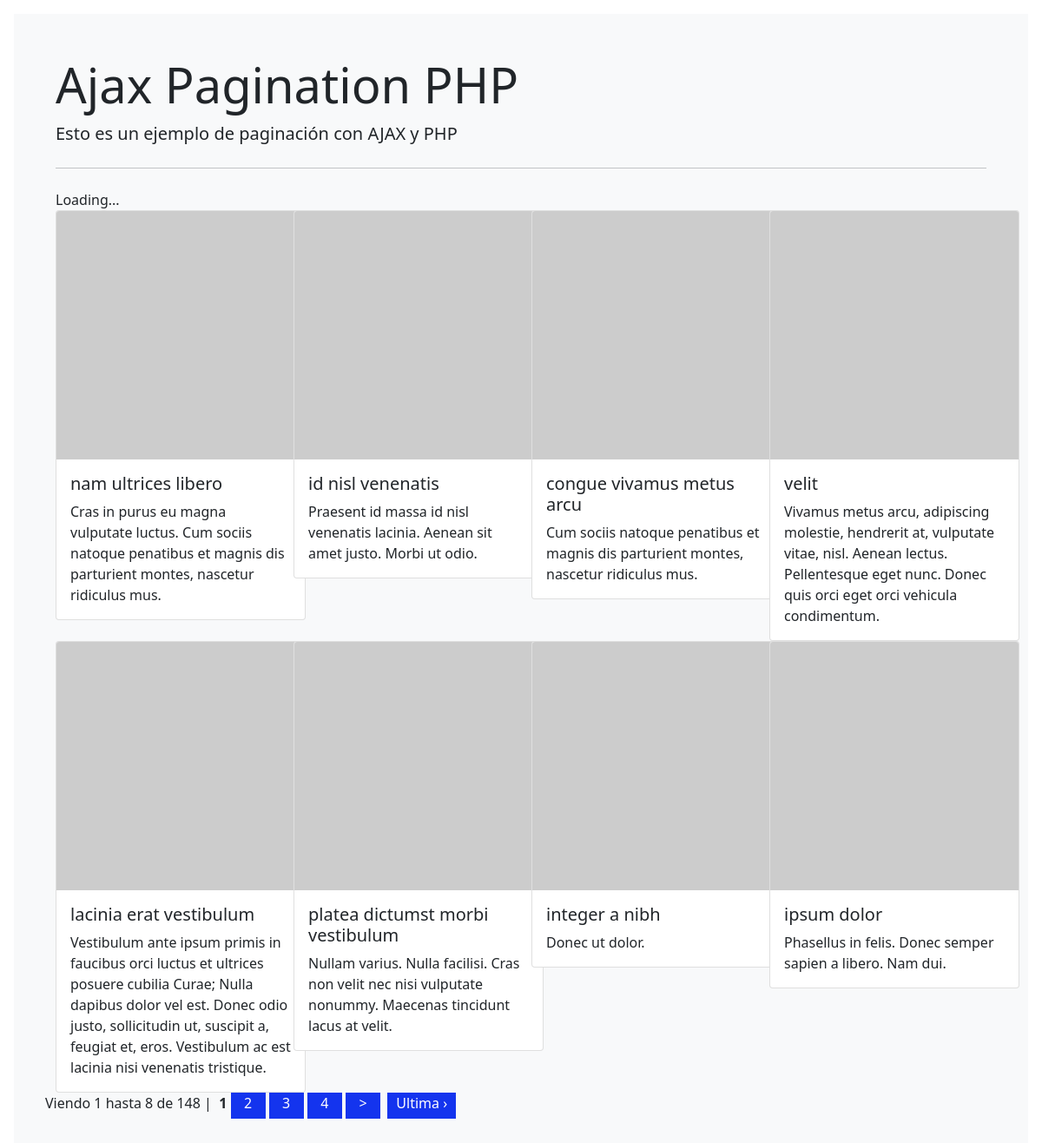
The page / on the database its author committed.
### tables this page shows
CREATE TABLE `paginacion` (
  `id` int(11) NOT NULL,
  `image` varchar(250) NOT NULL,
  `title` varchar(50) NOT NULL,
  `description` text NOT NULL
);

### index.php (the view, shortened to what this page needs)
<!DOCTYPE html>
<html lang="en">
<head>
    <link href="https://cdn.jsdelivr.net/npm/bootstrap@5.0.0-beta2/dist/css/bootstrap.min.css" rel="stylesheet">
    <link rel="stylesheet" href="css/estilo.css">
</head>
<body>
    <div class="bg-light p-5 rounded-lg m-3">
        <h1 class="display-4">Ajax Pagination PHP</h1>
        <p class="lead">Esto es un ejemplo de paginación con AJAX y PHP</p>
        <hr class="my-4">
        <div class="loading-overlay">
            <div class="overlay-content">Loading...</div>
        </div>
        <div class="row" id="contenido">
            <?php
            include_once 'clases/pagination.class.php';
            require_once 'config/db.php';
            $baseURL = 'datos.php';
            $limit = 8;
            $query   = $db->prepare("SELECT COUNT(*) FROM paginacion");
            $query->execute();
            $count = $query->fetchColumn();
            $pagConfig = array(
                'baseURL' => $baseURL,
                'totalRows' => $count,
                'perPage' => $limit,
                'contentDiv' => 'postContent',
                'link_func' => 'searchFilter'
            );
            $pagination =  new Pagination($pagConfig);
            $stmt = $db->prepare("SELECT * FROM paginacion ORDER BY id DESC LIMIT $limit");
            $stmt->execute();
            $count = $stmt->rowCount();
            $data = $stmt->fetchAll();
            if ($count) {
            ?>
            <?php foreach ($data as $datos) { ?>
                <div class="col-3">
                    <div class="card" style="width: 18rem;">
                        <img src="<?php echo $datos['image'] ?>" class="card-img-top" alt="<?php echo $datos['title'] ?>">
                        <div class="card-body">
                            <h5 class="card-title"><?php echo $datos['title'] ?></h5>
                            <p class="card-text"><?php echo $datos['description'] ?></p>
                        </div>
                    </div>
                </div>
            <?php } ?>
                <?php echo $pagination->createLinks(); ?>
            <?php
            } else {
                echo '<p>Post(s) not found...</p>';
            }
            ?>
        </div>
    </div>
</body>
</html>

### clases/pagination.class.php (shortened to what this page needs)
<?php
class Pagination{
    var $baseURL        = '';
    var $totalRows      = '';
    var $perPage        = 10;
    var $numLinks       =  3;
    var $currentPage    =  0;
    var $nextLink       = '&gt;';
    var $lastLink       = 'Ultima &rsaquo;';
    var $fullTagOpen    = '<div class="pagination">';
    var $fullTagClose   = '</div>';
    var $lastTagOpen    = '&nbsp;';
    var $lastTagClose   = '';
    var $curTagOpen     = '&nbsp;<b>';
    var $curTagClose    = '</b>';
    var $nextTagOpen    = '&nbsp;';
    var $nextTagClose   = '&nbsp;';
    var $numTagOpen     = '&nbsp;';
    var $numTagClose    = '';
    var $anchorClass    = '';
    var $showCount      = true;
    var $contentDiv     = '';
    var $link_func      = '';
    function createLinks(){
        $numPages = ceil($this->totalRows / $this->perPage);
        $output = '';
        if ($this->showCount){
           $currentOffset = $this->currentPage;
           $info = 'Viendo ' . ( $currentOffset + 1 ) . ' hasta ' ;
           if( ($currentOffset + $this->perPage) < $this->totalRows)
              $info .= $currentOffset + $this->perPage;
           else
              $info .= $this->totalRows;
           $info .= ' de ' . $this->totalRows . ' | ';
           $output .= $info;
        }
        $this->numLinks = (int)$this->numLinks;
        $this->currentPage = floor(($this->currentPage/$this->perPage) + 1);
        $start = (($this->currentPage - $this->numLinks) > 0) ? $this->currentPage - ($this->numLinks - 1) : 1;
        $end   = (($this->currentPage + $this->numLinks) < $numPages) ? $this->currentPage + $this->numLinks : $numPages;
        for ($loop = $start -1; $loop <= $end; $loop++){
            $i = ($loop * $this->perPage) - $this->perPage;
            if ($i >= 0){
                if ($this->currentPage == $loop){
                    $output .= $this->curTagOpen.$loop.$this->curTagClose;
                }else{
                    $n = ($i == 0) ? '' : $i;
                    $output .= $this->numTagOpen
                        . $this->getAJAXlink( $n, $loop )
                        . $this->numTagClose;
                }
            }
        }
        if ($this->currentPage < $numPages){
            $output .= $this->nextTagOpen
                . $this->getAJAXlink( $this->currentPage * $this->perPage , $this->nextLink )
                . $this->nextTagClose;
        }
        if (($this->currentPage + $this->numLinks) < $numPages){
            $i = (($numPages * $this->perPage) - $this->perPage);
            $output .= $this->lastTagOpen . $this->getAJAXlink( $i, $this->lastLink ) . $this->lastTagClose;
        }
        $output = preg_replace("#([^:])//+#", "\\1/", $output);
        $output = $this->fullTagOpen.$output.$this->fullTagClose;
        return $output;
    }
    function getAJAXlink( $count, $text) {
        $pageCount = $count?$count:0;
        if(!empty($this->link_func)){
            $linkClick = 'onclick="'.$this->link_func.'('.$pageCount.')"';
        }else{
            $this->additionalParam = "{'page' : $pageCount}";
            $linkClick = "onclick=\"$.post('". $this->baseURL."', ". $this->additionalParam .", function(data){
                       $('#". $this->contentDiv . "').html(data); }); return false;\"";
        }
        return "<a class='paginacion' href=\"javascript:void(0);\" " . $this->anchorClass . "
                ". $linkClick .">". $text .'</a>';
    }
}
?>

### css/estilo.css (style rules this page uses)
.paginacion { background-color: #1434ee; height: 30px; max-width: 120px; min-width: 40px; color: white; text-decoration: none; text-align: center; padding-left: 10px; padding-right: 10px; }

### rows shown on the page
paginacion: title "nam ultrices libero", description "Cras in purus eu magna vulputate luctus. Cum sociis natoque penatibus et magnis dis parturient montes, nascetur ridiculus mus."
paginacion: title "id nisl venenatis", description "Praesent id massa id nisl venenatis lacinia. Aenean sit amet justo. Morbi ut odio."
paginacion: title "congue vivamus metus arcu", description "Cum sociis natoque penatibus et magnis dis parturient montes, nascetur ridiculus mus."
paginacion: title "velit", description "Vivamus metus arcu, adipiscing molestie, hendrerit at, vulputate vitae, nisl. Aenean lectus. Pellentesque eget nunc. Donec quis orci eget orci vehicula condimentum."
paginacion: title "lacinia erat vestibulum", description "Vestibulum ante ipsum primis in faucibus orci luctus et ultrices posuere cubilia Curae; Nulla dapibus dolor vel est. Donec odio justo, sollicitudin ut, suscipit a, feugiat et, eros. Vestibulum ac est lacinia nisi venenatis tristique."
paginacion: title "platea dictumst morbi vestibulum", description "Nullam varius. Nulla facilisi. Cras non velit nec nisi vulputate nonummy. Maecenas tincidunt lacus at velit."
paginacion: title "integer a nibh", description "Donec ut dolor."
paginacion: title "ipsum dolor", description "Phasellus in felis. Donec semper sapien a libero. Nam dui."

### other values the page prints
$pagination->createLinks() "Viendo 1 hasta 8 de 148 | 1"
$text "2 3 4 > Ultima ›"
